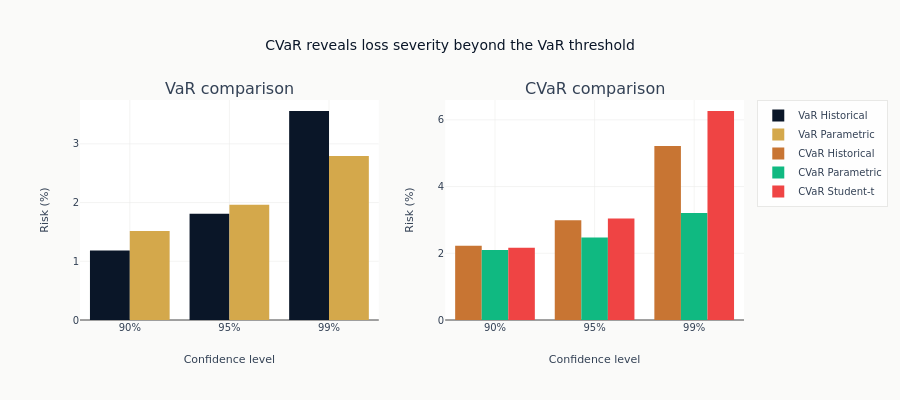

The code cell stored with this chart in its notebook:
### Code cell
fig = make_subplots(rows=1, cols=2, subplot_titles=["VaR comparison", "CVaR comparison"])
fig.add_trace(go.Bar(x=x, y=risk_df["var_historical"], name="VaR Historical"), row=1, col=1)
fig.add_trace(go.Bar(x=x, y=risk_df["var_parametric"], name="VaR Parametric"), row=1, col=1)
fig.add_trace(go.Bar(x=x, y=risk_df["cvar_historical"], name="CVaR Historical"), row=1, col=2)
fig.add_trace(go.Bar(x=x, y=risk_df["cvar_parametric"], name="CVaR Parametric"), row=1, col=2)
fig.add_trace(go.Bar(x=x, y=risk_df["cvar_student_t"], name="CVaR Student-t"), row=1, col=2)
fig.update_yaxes(title_text="Risk (%)", row=1, col=1)
fig.update_yaxes(title_text="Risk (%)", row=1, col=2)
for col in [1, 2]:
    fig.update_xaxes(
        title_text="Confidence level",
        type="category",
        tickmode="array",
        tickvals=x,
        ticktext=x,
        row=1,
        col=col,
    )
fig.update_layout(
    title="CVaR reveals loss severity beyond the VaR threshold", barmode="group", height=400
)
show_plotly_with_alt(
    fig,
    "Two grouped bar panels. The left compares VaR estimates across confidence levels, the right compares CVaR estimates. Every CVaR bar stands taller than its VaR counterpart, and the gap widens toward the deeper confidence levels.",
)

### Figure 1 — Plotly figure (JSON) as saved in the notebook; plotly's stock layout.template omitted (floating-point values rounded to 4 significant figures)
{"data": [{"name": "VaR Historical", "type": "bar", "x": ["90%", "95%", "99%"], "xaxis": "x", "y": [1.184, 1.808, 3.559], "yaxis": "y"}, {"name": "VaR Parametric", "type": "bar", "x": ["90%", "95%", "99%"], "xaxis": "x", "y": [1.518, 1.961, 2.793], "yaxis": "y"}, {"name": "CVaR Historical", "type": "bar", "x": ["90%", "95%", "99%"], "xaxis": "x2", "y": [2.228, 2.993, 5.212], "yaxis": "y2"}, {"name": "CVaR Parametric", "type": "bar", "x": ["90%", "95%", "99%"], "xaxis": "x2", "y": [2.096, 2.471, 3.207], "yaxis": "y2"}, {"name": "CVaR Student-t", "type": "bar", "x": ["90%", "95%", "99%"], "xaxis": "x2", "y": [2.167, 3.044, 6.265], "yaxis": "y2"}], "layout": {"annotations": [{"font": {"size": 16}, "showarrow": false, "text": "VaR comparison", "x": 0.225, "xanchor": "center", "xref": "paper", "y": 1.0, "yanchor": "bottom", "yref": "paper"}, {"font": {"size": 16}, "showarrow": false, "text": "CVaR comparison", "x": 0.775, "xanchor": "center", "xref": "paper", "y": 1.0, "yanchor": "bottom", "yref": "paper"}], "barmode": "group", "height": 400, "title": {"text": "CVaR reveals loss severity beyond the VaR threshold"}, "xaxis": {"anchor": "y", "domain": [0.0, 0.45], "tickmode": "array", "ticktext": ["90%", "95%", "99%"], "tickvals": ["90%", "95%", "99%"], "title": {"text": "Confidence level"}, "type": "category"}, "xaxis2": {"anchor": "y2", "domain": [0.55, 1.0], "tickmode": "array", "ticktext": ["90%", "95%", "99%"], "tickvals": ["90%", "95%", "99%"], "title": {"text": "Confidence level"}, "type": "category"}, "yaxis": {"anchor": "x", "domain": [0.0, 1.0], "title": {"text": "Risk (%)"}}, "yaxis2": {"anchor": "x2", "domain": [0.0, 1.0], "title": {"text": "Risk (%)"}}}}
